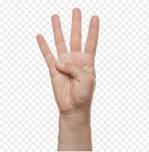
#> input picture four.jpg, 149 x 152 px, given in place of the camera
$ python i192178_minahil.py
#> lines starting #> are read from the running program, lines starting #| are printed output that depends on the picture; after the words box and inside, x2 and y2 are one past the last pixel; in counts of white or black regions, pixels touching at a corner belong together
#MinahilIrshad
#i192178
#CS-B
#handcontrolledmediaplayer

#------------------------------------------------------------------------------------------------------------------------------------------
#------------------------------------------------------------------------------------------------------------------------------------------
#---------------------------Step-1---------------------------------------------------------------------------------------------------------
#------------------------importing all important libraries for the project-----------------------------------------------------------------
import cv2
import numpy as np
import math
import pyautogui as p
import time as t


#------------------------------------------------------------------------------------------------------------------------------------------
#------------------------------------------------------------------------------------------------------------------------------------------
#---------------------------Step-2---------------------------------------------------------------------------------------------------------
#--------------read camera from your laptop to control the functions of the media player using cv2 and function VideoCapture---------------
cap = cv2.VideoCapture(0,cv2.CAP_DSHOW)
#------------------------------------------------------------------------------------------------------------------------------------------
#------------------------------------------------------------------------------------------------------------------------------------------
#---------------------------Step-3---------------------------------------------------------------------------------------------------------
#--------------this function does nothing only names the window. resize it-----------------------------------------------------------------
def nothing(x):
    pass
#------------------------------------------------------------------------------------------------------------------------------------------
#------------------------------------------------------------------------------------------------------------------------------------------
#---------------------------Step-4---------------------------------------------------------------------------------------------------------
#--------------COLOR ADJUSTMENTS FOR MANUAL CAN BE DONE USING CREATETRACKER FUNCTION WHICH DOES NOTHING------------------------------------
cv2.namedWindow("Color Adjustments",cv2.WINDOW_NORMAL)
cv2.resizeWindow("Color Adjustments", (300, 300))
cv2.createTrackbar("Thresh", "Color Adjustments", 0, 255, nothing)

#------------------------------------------------------------------------------------------------------------------------------------------
#------------------------------------------------------------------------------------------------------------------------------------------
#---------------------------Step-5---------------------------------------------------------------------------------------------------------
#--------------Color Detection Track-------------------------------------------------------------------------------------------------------

cv2.createTrackbar("Lower_H", "Color Adjustments", 0, 255, nothing)
cv2.createTrackbar("Lower_S", "Color Adjustments", 0, 255, nothing)
cv2.createTrackbar("Lower_V", "Color Adjustments", 0, 255, nothing)
cv2.createTrackbar("Upper_H", "Color Adjustments", 255, 255, nothing)
cv2.createTrackbar("Upper_S", "Color Adjustments", 255, 255, nothing)
cv2.createTrackbar("Upper_V", "Color Adjustments", 255, 255, nothing)


while True:
    _,frame = cap.read()
#> frame is the input picture: shape (152, 149, 3); mean B, G, R 220.2, 224.3, 233.3
    frame = cv2.flip(frame,2)
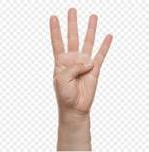
#> frame: shape (152, 149, 3); mean B, G, R 220.2, 224.3, 233.3
    frame = cv2.resize(frame,(600,500))
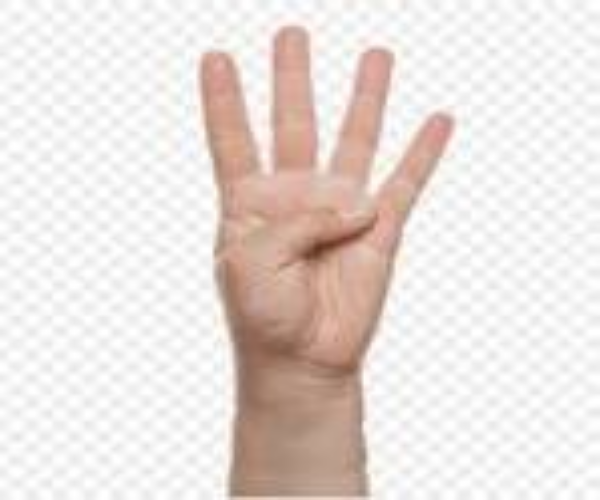
#> frame: shape (500, 600, 3); mean B, G, R 220.1, 224.2, 233.2
    # Get hand data from the rectangle sub window
    cv2.rectangle(frame, (0,1), (300,500), (255, 0, 0), 0)
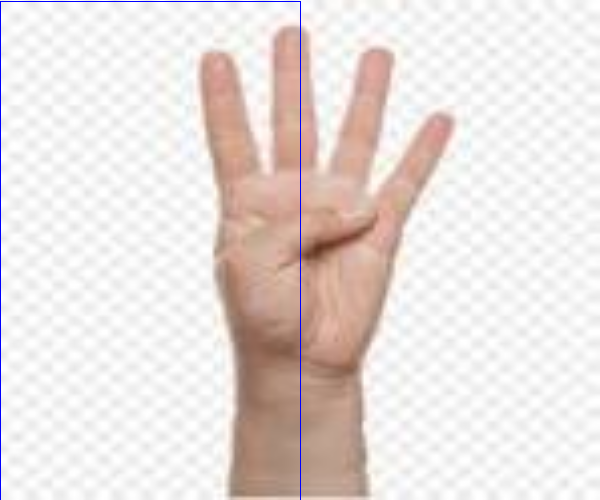
#> frame: shape (500, 600, 3); 0.43% of pixels changed, all inside (x1, y1, x2, y2) = (0, 1, 301, 500)
    crop_image = frame[1:500, 0:300]
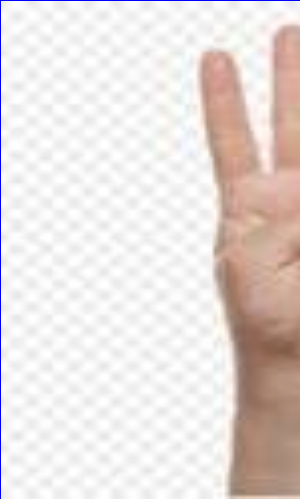
#> crop_image: shape (499, 300, 3); mean B, G, R 219.7, 222.4, 231.1
    #------------------------------------------------------------------------------------------------------------------------------------------
    #------------------------------------------------------------------------------------------------------------------------------------------
    #---------------------------Step-6---------------------------------------------------------------------------------------------------------
    #--------------CONVERTING THE FRAME TO HSV-------------------------------------------------------------------------------------------------
    hsv = cv2.cvtColor(crop_image, cv2.COLOR_BGR2HSV)
#> hsv: shape (499, 300, 3); mean H, S, V 8.1, 18.8, 232.6
    #------------------------------------------------------------------------------------------------------------------------------------------
    #---------------------------Step-7---------------------------------------------------------------------------------------------------------
    #-------------get hand data from rectangle sub window--------------------------------------------------------------------------------------
    l_h = cv2.getTrackbarPos("Lower_H", "Color Adjustments")
    l_s = cv2.getTrackbarPos("Lower_S", "Color Adjustments")
    l_v = cv2.getTrackbarPos("Lower_V", "Color Adjustments")
    u_h = cv2.getTrackbarPos("Upper_H", "Color Adjustments")
    u_s = cv2.getTrackbarPos("Upper_S", "Color Adjustments")
    u_v = cv2.getTrackbarPos("Upper_V", "Color Adjustments")
    #Step -3
    lower_bound = np.array([l_h, l_s, l_v])
    upper_bound = np.array([u_h, u_s, u_v])

    #----------------------------Step8--------------------------------------------------------------------------------------------------------
    #-------------------------Creating Mask---------------------------------------------------------------------------------------------------
    #-----------------------------------------------------------------------------------------------------------------------------------------
    mask = cv2.inRange(hsv, lower_bound, upper_bound)
#> mask: shape (499, 300); every value is 255
    #-----------------------filter mask with image--------------------------------------------------------------------------------------------
    filtr = cv2.bitwise_and(crop_image, crop_image, mask=mask)

    #--------------------------Step9----------------------------------------------------------------------------------------------------------
    mask1  = cv2.bitwise_not(mask)
#> mask1: shape (499, 300); every value is 0
    m_g = cv2.getTrackbarPos("Thresh", "Color Adjustments") #getting track bar value
    ret,thresh = cv2.threshold(mask1,m_g,255,cv2.THRESH_BINARY)
#> ret = 0
    dilata = cv2.dilate(thresh,(3,3),iterations = 6)

    #----------------------------Step10------------------------------------------------------------------------------------------------------------------
    #-----------------------findcontour(img,contour_retrival_mode,method)---------------------------------------------------------------------
    cnts,hier = cv2.findContours(thresh,cv2.RETR_TREE,cv2.CHAIN_APPROX_SIMPLE)
#> cnts = []


    try:
        #print("try")
         #-------------------------Step11-----------------------------------------------------------------------------------------------------------
         #---------------------- Find contour with maximum area-------------------------------------------------------------------------------------
        cm = max(cnts, key=lambda x: cv2.contourArea(x))

        epsilon = 0.0005*cv2.arcLength(cm,True)
        data= cv2.approxPolyDP(cm,epsilon,True)
        #---------convexhull-------------------------------------------------------------------------------------------------------------------
        hull = cv2.convexHull(cm)

        cv2.drawContours(crop_image, [cm], -1, (50, 50, 150), 2)
        cv2.drawContours(crop_image, [hull], -1, (0, 255, 0), 2)

        #---------------------------Step12-------------------------------------------------------------------------------------------------------------
        #------------------------Find convexity defects------------------------------------------------------------------------------------------------
        hull = cv2.convexHull(cm, returnPoints=False)
        defects = cv2.convexityDefects(cm, hull)
        count_defects = 0
        for i in range(defects.shape[0]):
            s,e,f,d = defects[i,0]

            start = tuple(cm[s][0])
            end = tuple(cm[e][0])
            far = tuple(cm[f][0])
            #Cosin Rule
            a = math.sqrt((end[0] - start[0]) ** 2 + (end[1] - start[1]) ** 2)
            b = math.sqrt((far[0] - start[0]) ** 2 + (far[1] - start[1]) ** 2)
            c = math.sqrt((end[0] - far[0]) ** 2 + (end[1] - far[1]) ** 2)
            angle = (math.acos((b ** 2 + c ** 2 - a ** 2) / (2 * b * c)) * 180) / 3.14
            #print(angle)
            # if angle <= 50 draw a circle at the far point
            if angle <= 50:
                count_defects += 1
                cv2.circle(crop_image,far,5,[255,255,255],-1)

        print("count==",count_defects)

        #-------------------------------Step13---------------------------------------------------------------------------------------------
        #------------------------Print number of fingers-----------------------------------------------------------------------------
            #-----------------------------------------------------------------------------------------------------------------------------------------

        if count_defects == 0:

            cv2.putText(frame, " ", (50, 50), cv2.FONT_HERSHEY_SIMPLEX, 2,(0,0,255),2)
            #-----------------------------------------------------------------------------------------------------------------------------------------

        elif count_defects == 1:

            p.press("space")
            cv2.putText(frame, "Play/Pause", (50, 50), cv2.FONT_HERSHEY_SIMPLEX, 2,(0,0,255), 2)
            #-----------------------------------------------------------------------------------------------------------------------------------------

        elif count_defects == 2:
            p.press("up")

            cv2.putText(frame, "Volume UP", (5, 50), cv2.FONT_HERSHEY_SIMPLEX, 2,(0,0,255), 2)
            #-----------------------------------------------------------------------------------------------------------------------------------------

        elif count_defects == 3:
            p.press("down")

            cv2.putText(frame, "Volume Down", (50, 50), cv2.FONT_HERSHEY_SIMPLEX, 2,(0,0,255), 2)
                #-----------------------------------------------------------------------------------------------------------------------------------------

        elif count_defects == 4:
            p.press("right")

            cv2.putText(frame, "Forward", (50, 50), cv2.FONT_HERSHEY_SIMPLEX, 2,(0,0,255), 2)
        else:
            pass

    except:
        pass
    #-----------------------------------------------------------------------------------------------------------------------------------------
    #------------------------------------step14----------------------------------------------------------------------------------------------
    #--------------------------------print windows--------------------------------------------------------------------------------------------

    cv2.imshow("Thresh", thresh)
    #cv2.imshow("mask==",mask)
    cv2.imshow("filter==",filtr)
    cv2.imshow("Result", frame)

    key = cv2.waitKey(25) &0xFF
#> (key Esc is pressed here)
    if key == 27:
        break
cap.release()
cv2.destroyAllWindows()
